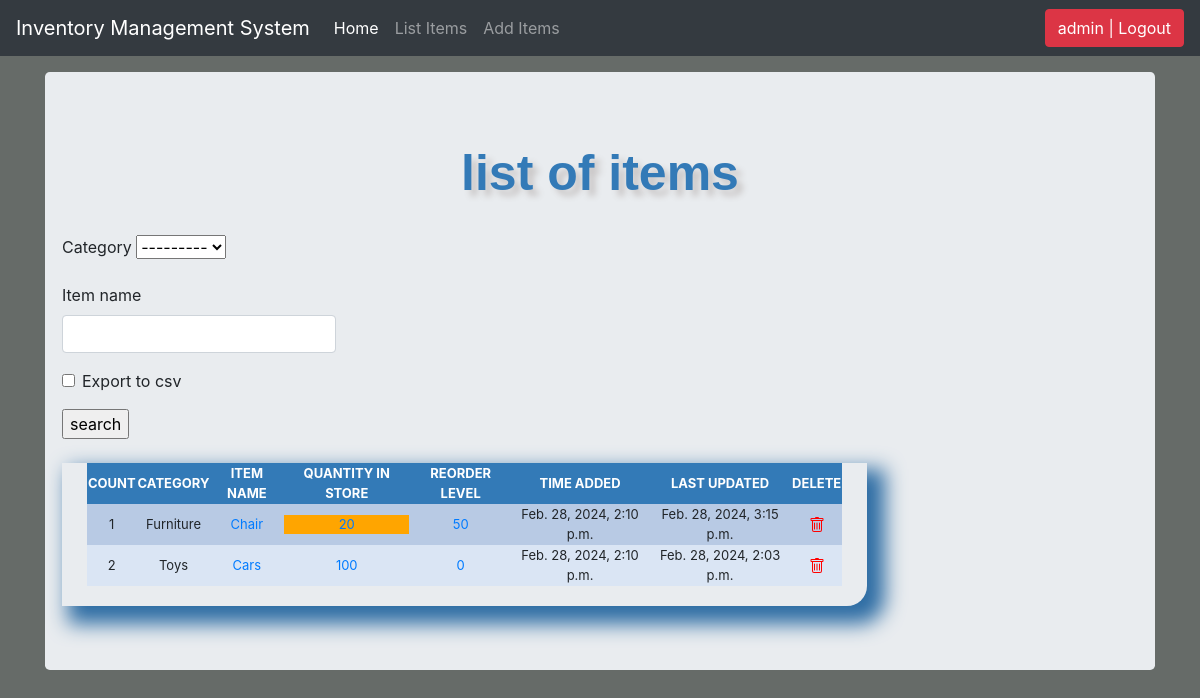
The app's page /list_items/ (signed in) with its own data.
### ims/models.py (models this page shows, shortened)
class Stock(models.Model):
    category = models.ForeignKey(
        Category, on_delete=models.CASCADE, blank=True)
    item_name = models.CharField(max_length=50, blank=True, null=True)
    quantity = models.IntegerField(default="0", blank=True, null=True)
    receive_quantity = models.IntegerField(default="0", blank=True, null=True)
    receive_by = models.CharField(max_length=50, blank=True, null=True)
    issue_quantity = models.IntegerField(default="0", blank=True, null=True)
    issue_by = models.CharField(max_length=50, blank=True, null=True)
    issue_to = models.CharField(max_length=50, blank=True, null=True)
    phone_number = models.CharField(max_length=50, blank=True, null=True)
    created_by = models.CharField(max_length=50, blank=True, null=True)
    reorder_level = models.IntegerField(default="0", blank=True, null=True)
    last_updated = models.DateTimeField(auto_now_add=False, auto_now=True)
    timestamp = models.DateTimeField(auto_now_add=True, auto_now=False)

class Category(models.Model):
    name = models.CharField(max_length=50, blank=True, null=True)
    def __str__(self) -> str:
        return self.name

### ims/views.py (the view, shortened to what this page needs)
# urls.py: path('list_items/', list_items, name="list_items"),
@login_required
def list_items(request):
    header = 'list of items'
    form = StockSearchForm(request.POST or None)
    queryset = Stock.objects.all()
    context = {
        "header": header,
        'form': form,
        "queryset": queryset
    }
    return render(request, "list_items.html",  context)

### ims/forms.py
class StockSearchForm(forms.ModelForm):
    export_to_CSV = forms.BooleanField(required=False)
    class Meta:
        model = Stock
        fields = ['category', 'item_name']

### ims/templates/list_items.html (shortened to what this page needs)
{% load static %} {% load crispy_forms_tags %}
<!DOCTYPE html>
<html lang="en">
  <head>
    <link rel="stylesheet" href="{% static 'css/bootstrap.min.css' %}" />
    <link rel="stylesheet" href="{% static 'css/styles.css' %}" />
    <link rel="stylesheet" href="{% static 'css/navbar-top-fixed.css' %}" />
  </head>
  <body>
    {% include 'navbar.html' %}
    <main role="main" class="container">
      <div class="jumbotron">
        <div class="header">{{header}}</div>
          <div class="row">
                <form action="" class="py-4" method="post">
                  {% csrf_token %} {{form|crispy}}
                  <input type="submit" value="search" />
                </form>
                <div class="display-table">
                  <table>
                    <thead>
                      <tr>
                        <th>COUNT</th>
                        <th>CATEGORY</th>
                        <th>ITEM NAME</th>
                        <th>QUANTITY IN STORE</th>
                        <th>REORDER LEVEL</th>
                        <th>TIME ADDED</th>
                        <th>LAST UPDATED</th>
                        <th>DELETE</th>
                      </tr>
                    </thead>
                    {% for instance in queryset %}
                    <tr>
                      <td>{{forloop.counter}}</td>
                      <td>{{instance.category}}</td>
                      <td>
                        <a href="{% url 'update_items' instance.id %}"
                          >{{instance.item_name}}</a
                        >
                      </td>
                      <td>
                        {% if instance.quantity <= instance.reorder_level %}
                        <div style="background-color: orange">
                          <a href="{% url 'stock_detail' instance.id %}"
                            >{{instance.quantity}}</a
                          >
                        </div>
                        {% else %}
                        <a href="{% url 'stock_detail' instance.id %}"
                          >{{instance.quantity}}</a
                        >
                        {% endif %}
                      </td>
                      <td>
                        <a href="{% url 'reorder_level' instance.id %}"
                          >{{instance.reorder_level}}</a
                        >
                      </td>
                      <td>{{instance.timestamp}}</td>
                      <td>{{instance.last_updated}}</td>
                      <td>
                        <a href="{% url 'delete_items' instance.id %}">
                        </a>
                      </td>
                    </tr>
                    {% endfor %}
                  </table>
                </div>
          </div>
      </div>
    </main>
  </body>
</html>

### ims/templates/navbar.html (shortened to what this page needs)
<nav class="navbar navbar-expand-md navbar-dark fixed-top bg-dark">
  <a class="navbar-brand" href="#">Inventory Management System</a>
  <div class="collapse navbar-collapse" id="navbarCollapse">
    <ul class="navbar-nav mr-auto">
      <li class="nav-item active">
        <a class="nav-link" href="/"
          >Home <span class="sr-only">(current)</span></a
        >
      </li>
      {% if request.user.is_authenticated %}
      <li class="nav-item">
        <a class="nav-link" href="/list_items">List Items</a>
      </li>
      <li class="nav-item">
        <a class="nav-link" href="/add_items">Add Items</a>
      </li>
      {% endif %}
    </ul>
    <ul class="navbar-nav">
      {% if request.user.is_authenticated %}
      <li>
        <a href="/accounts/logout">
          <li><button class="btn btn-danger">{{user}} | Logout</button></li>
        </a>
      </li>
      {% else %}
      <li>
        <a href="/accounts/login">Login</a>
      </li>
      {% endif %}
    </ul>
  </div>
</nav>

### ims/static/css/styles.css (style rules this page uses)
body { background-color: #666b68; }
table { font-size: 13px; text-align: center; margin: auto; width: 95%; }
table tr:nth-child(odd) { background: #B8CAE4; }
table tr:nth-child(even) { background: #dae5F4; }
th { background-color: #337ab7; color: white; }
.display-table { border-bottom-right-radius: 20px; padding-left: 5px; padding-right: 5px; padding-bottom: 20px; box-shadow: 12px 12px 20px 6px #2e6da4; }
.header { font-family: Helvetica, sans-serif; color: #337ab7; font-size: 50px; text-align: center; width: 100%; text-shadow: 6px 6px 6px #c9c6c6; display: block; font-weight: bolder; }

### ims/static/css/navbar-top-fixed.css (style rules this page uses)
body { min-height: 75rem; padding-top: 4.5rem; }

### records on screen
Stock: category "Furniture", item_name "Chair", quantity "20", reorder_level "50", timestamp "Feb. 28, 2024, 2:10 p.m.", last_updated "Feb. 28, 2024, 3:15 p.m."
Stock: category "Toys", item_name "Cars", quantity "100", reorder_level "0", timestamp "Feb. 28, 2024, 2:10 p.m.", last_updated "Feb. 28, 2024, 2:03 p.m."

### other values on screen
{{ user }} "admin"
{{ header }} "list of items"
